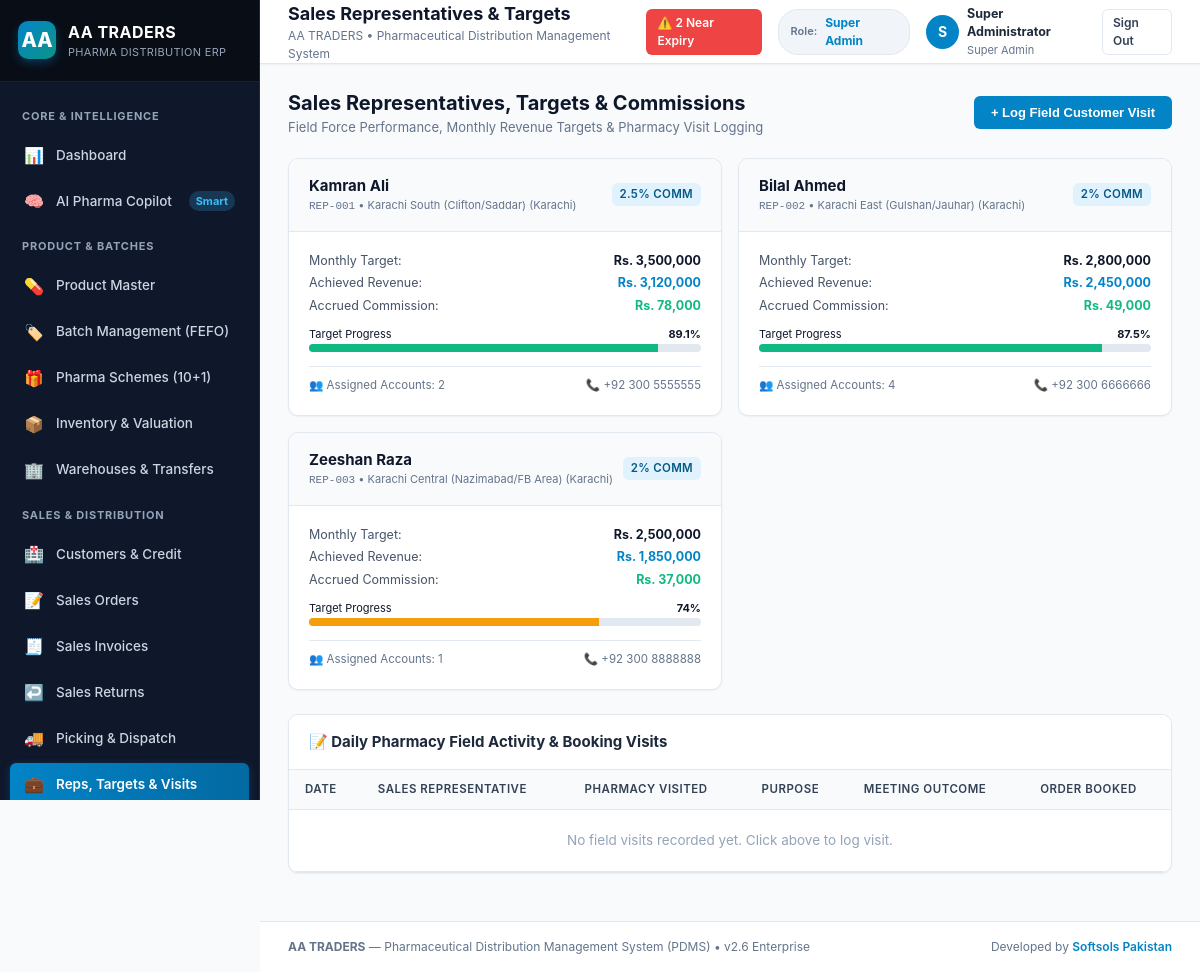
Page /sales_reps.php (signed in) on the committed database.
### tables this page shows
CREATE TABLE company_settings (
    id INTEGER PRIMARY KEY AUTOINCREMENT,
    name TEXT NOT NULL,
    trade_name TEXT,
    ntn TEXT,
    strn TEXT,
    drug_license_no TEXT,
    address TEXT,
    city TEXT,
    country TEXT DEFAULT 'Pakistan',
    phone TEXT,
    email TEXT,
    website TEXT,
    bank_name TEXT,
    bank_account_title TEXT,
    bank_account_no TEXT,
    iban TEXT,
    invoice_footer_note TEXT,
    currency_symbol TEXT DEFAULT 'Rs.',
    currency_code TEXT DEFAULT 'PKR',
    updated_at DATETIME DEFAULT CURRENT_TIMESTAMP
);

CREATE TABLE sales_representatives (
    id INTEGER PRIMARY KEY AUTOINCREMENT,
    user_id INTEGER,
    employee_code TEXT UNIQUE NOT NULL,
    name TEXT NOT NULL,
    phone TEXT,
    email TEXT,
    territory_id INTEGER,
    monthly_target REAL DEFAULT 0.0,
    commission_rate REAL DEFAULT 2.0, -- percentage
    manager_id INTEGER,
    is_active INTEGER DEFAULT 1,
    created_at DATETIME DEFAULT CURRENT_TIMESTAMP,
    FOREIGN KEY (user_id) REFERENCES users(id),
    FOREIGN KEY (territory_id) REFERENCES territories(id)
);

### includes/auth.php (called while the page is built, shortened)
<?php
class Auth {
    public static function check(): bool {
        return isset($_SESSION['user_id']);
    }
    public static function user(): ?array {
        return [
            'id' => $_SESSION['user_id'],
            'username' => $_SESSION['username'],
            'name' => $_SESSION['full_name'],
            'email' => $_SESSION['email'],
            'role' => $_SESSION['role'],
        ];
    }
}

### sales_reps.php (the view, shortened to what this page needs)
<?php
$pageTitle = 'Sales Representatives & Targets';
require_once __DIR__ . '/includes/header.php';
$reps = $db->query("
    SELECT r.*, t.territory_name, t.city,
           COUNT(DISTINCT c.id) as assigned_customers_count,
           IFNULL(st.target_amount, r.monthly_target) as monthly_target,
           IFNULL(st.achieved_amount, 0) as achieved_amount,
           ROUND((IFNULL(st.achieved_amount, 0) / IFNULL(st.target_amount, r.monthly_target)) * 100, 1) as achievement_pct,
           ROUND(IFNULL(st.achieved_amount, 0) * (r.commission_rate / 100), 2) as accrued_commission
    FROM sales_representatives r
    LEFT JOIN territories t ON r.territory_id = t.id
    LEFT JOIN customers c ON r.id = c.sales_rep_id
    LEFT JOIN sales_targets st ON r.id = st.sales_rep_id AND st.target_year = 2026 AND st.target_month = 9
    GROUP BY r.id
    ORDER BY achievement_pct DESC
")->fetchAll();
$visits = $db->query("
    SELECT v.*, r.name as rep_name, c.business_name as customer_name
    FROM customer_visits v
    JOIN sales_representatives r ON v.sales_rep_id = r.id
    JOIN customers c ON v.customer_id = c.id
    ORDER BY v.id DESC LIMIT 10
")->fetchAll();
?>
<div style="display: flex; justify-content: space-between; align-items: center; margin-bottom: 20px;">
    <div>
        <h2 style="font-size: 20px; font-weight: 700; color: var(--slate-900);">Sales Representatives, Targets &amp; Commissions</h2>
        <p style="font-size: 13px; color: var(--slate-500);">Field Force Performance, Monthly Revenue Targets &amp; Pharmacy Visit Logging</p>
    </div>
    <button onclick="openModal('logVisitModal')" class="btn btn-primary">+ Log Field Customer Visit</button>
</div>
<div style="display: grid; grid-template-columns: repeat(auto-fit, minmax(320px, 1fr)); gap: 16px; margin-bottom: 24px;">
    <?php foreach ($reps as $r): ?>
        <div class="card" style="margin-bottom: 0;">
            <div class="card-header" style="background: var(--slate-50);">
                <div>
                    <strong style="font-size: 15px; color: var(--slate-900);"><?= htmlspecialchars($r['name']) ?></strong>
                    <div style="font-size: 11px; color: var(--slate-500);"><code><?= htmlspecialchars($r['employee_code']) ?></code> &bull; <?= htmlspecialchars($r['territory_name']) ?> (<?= htmlspecialchars($r['city']) ?>)</div>
                </div>
                <span class="badge badge-primary"><?= $r['commission_rate'] ?>% Comm</span>
            </div>
            <div class="card-body">
                <div style="display: flex; justify-content: space-between; font-size: 12.5px; margin-bottom: 4px;">
                    <span style="color: var(--slate-600);">Monthly Target:</span>
                    <strong>Rs. <?= number_format($r['monthly_target']) ?></strong>
                </div>
                <div style="display: flex; justify-content: space-between; font-size: 12.5px; margin-bottom: 4px;">
                    <span style="color: var(--slate-600);">Achieved Revenue:</span>
                    <strong style="color: #0284c7;">Rs. <?= number_format($r['achieved_amount']) ?></strong>
                </div>
                <div style="display: flex; justify-content: space-between; font-size: 12.5px; margin-bottom: 8px;">
                    <span style="color: var(--slate-600);">Accrued Commission:</span>
                    <strong style="color: #10b981;">Rs. <?= number_format($r['accrued_commission']) ?></strong>
                </div>
                <div style="margin-top: 10px;">
                    <div style="display: flex; justify-content: space-between; font-size: 11px; margin-bottom: 2px;">
                        <span>Target Progress</span>
                        <strong><?= $r['achievement_pct'] ?>%</strong>
                    </div>
                    <div style="width: 100%; height: 8px; background: #e2e8f0; border-radius: 4px; overflow: hidden;">
                        <div style="width: <?= min(100, $r['achievement_pct']) ?>%; height: 100%; background: <?= $r['achievement_pct'] >= 85 ? '#10b981' : ($r['achievement_pct'] >= 70 ? '#f59e0b' : '#ef4444') ?>;"></div>
                    </div>
                </div>
                <div style="border-top: 1px solid var(--border-color); margin-top: 14px; padding-top: 10px; font-size: 11.5px; color: var(--slate-500); display: flex; justify-content: space-between;">
                    <span>👥 Assigned Accounts: <?= $r['assigned_customers_count'] ?></span>
                    <span>📞 <?= htmlspecialchars($r['phone'] ?? '-') ?></span>
                </div>
            </div>
        </div>
    <?php endforeach; ?>
</div>
<div class="card">
    <div class="card-header">
        <span class="card-title">📝 Daily Pharmacy Field Activity &amp; Booking Visits</span>
    </div>
    <div class="card-body" style="padding: 0;">
        <div class="table-responsive">
            <table class="table">
                <thead>
                    <tr>
                        <th>Date</th>
                        <th>Sales Representative</th>
                        <th>Pharmacy Visited</th>
                        <th>Purpose</th>
                        <th>Meeting Outcome</th>
                        <th>Order Booked</th>
                    </tr>
                </thead>
                <tbody>
                    <?php if (empty($visits)): ?>
                        <tr><td colspan="6" style="text-align: center; color: var(--slate-400); padding: 20px;">No field visits recorded yet. Click above to log visit.</td></tr>
                    <?php endif; ?>
                </tbody>
            </table>
        </div>
    </div>
</div>
<?php require_once __DIR__ . '/includes/footer.php'; ?>

### includes/header.php (shortened to what this page needs)
<?php
require_once __DIR__ . '/auth.php';
$currentUser = Auth::user();
$db = Database::getConnection();
$nearExpiryCount = $db->query("
    SELECT COUNT(*) FROM product_batches
    WHERE status = 'active'
      AND quantity_available > 0
      AND julianday(expiry_date) - julianday('now') <= 90
")->fetchColumn();
$company = $db->query("SELECT * FROM company_settings LIMIT 1")->fetch();
$companyName = $company['name'] ?? 'AA TRADERS';
?>
<!DOCTYPE html>
<html lang="en">
<head>
    <link rel="stylesheet" href="assets/css/app.css">
</head>
<body>
<div class="app-container">
    <?php require_once __DIR__ . '/sidebar.php'; ?>
    <div class="main-content">
        <header class="topbar no-print">
            <div class="topbar-left">
                <div>
                    <h2 class="topbar-title"><?= htmlspecialchars($pageTitle ?? 'Overview') ?></h2>
                    <p class="topbar-subtitle"><?= htmlspecialchars($companyName) ?> &bull; Pharmaceutical Distribution Management System</p>
                </div>
            </div>
            <div class="topbar-right">
                <?php if ($nearExpiryCount > 0): ?>
                    <a href="expiry.php" class="btn btn-sm btn-danger" title="<?= $nearExpiryCount ?> Batches Near Expiry (< 90 Days)">
                        ⚠️ <?= $nearExpiryCount ?> Near Expiry
                    </a>
                <?php endif; ?>
                <div class="role-pill">
                    <span style="font-size: 11px; color: var(--slate-500);">Role:</span>
                    <span style="font-weight: 700; color: #0284c7; font-size: 12px;"><?= htmlspecialchars(ucwords(str_replace('_', ' ', $currentUser['role'] ?? 'User'))) ?></span>
                </div>
                <div style="display: flex; align-items: center; gap: 8px;">
                    <div style="width: 34px; height: 34px; border-radius: 50%; background: #0284c7; color: #fff; display: flex; align-items: center; justify-content: center; font-weight: 700;">
                        <?= strtoupper(substr($currentUser['name'] ?? 'U', 0, 1)) ?>
                    </div>
                    <div style="display: flex; flex-direction: column;">
                        <span style="font-size: 12.5px; font-weight: 700; color: #1e293b;"><?= htmlspecialchars($currentUser['name'] ?? 'User') ?></span>
                        <span style="font-size: 11px; color: #64748b;"><?= htmlspecialchars(ucwords(str_replace('_', ' ', $currentUser['role'] ?? ''))) ?></span>
                    </div>
                </div>
                <a href="logout.php" class="btn btn-secondary btn-sm" title="Sign Out">Sign Out</a>
            </div>
        </header>
        <main class="page-body">

### assets/css/app.css (style rules this page uses)
:root { --primary: #0284c7; --primary-hover: #0369a1; --primary-light: #e0f2fe; --primary-dark: #075985; --secondary: #0d9488; --secondary-light: #ccfbf1; --success: #10b981; --success-light: #d1fae5; --warning: #f59e0b; --warning-light: #fef3c7; --danger: #ef4444; --danger-light: #fee2e2; --info: #3b82f6; --info-light: #dbeafe; --slate-50: #f8fafc; --slate-100: #f1f5f9; --slate-200: #e2e8f0; --slate-300: #cbd5e1; --slate-400: #94a3b8; --slate-500: #64748b; --slate-600: #475569; --slate-700: #334155; --slate-800: #1e293b; --slate-900: #0f172a; --bg-main: #f8fafc; --card-bg: #ffffff; --border-color: #e2e8f0; --text-primary: #0f172a; --text-secondary: #475569; --text-muted: #64748b; --radius-sm: 6px; --radius-md: 10px; --radius-lg: 14px; --shadow-sm: 0 1px 2px 0 rgb(0 0 0 / 0.05); --shadow-md: 0 4px 6px -1px rgb(0 0 0 / 0.08), 0 2px 4px -2px rgb(0 0 0 / 0.06); --shadow-lg: 0 10px 15px -3px rgb(0 0 0 / 0.08), 0 4px 6px -4px rgb(0 0 0 / 0.05); }
* { box-sizing: border-box; margin: 0; padding: 0; }
body { font-family: -apple-system, BlinkMacSystemFont, "Segoe UI", Roboto, "Helvetica Neue", Arial, sans-serif; background-color: var(--bg-main); color: var(--text-primary); line-height: 1.5; font-size: 14px; overflow-x: hidden; }
.app-container { display: flex; min-height: 100vh; }
.main-content { flex: 1; display: flex; flex-direction: column; min-width: 0; background: var(--bg-main); }
.topbar { height: 64px; background: #ffffff; border-bottom: 1px solid var(--border-color); display: flex; align-items: center; justify-content: space-between; padding: 0 28px; position: sticky; top: 0; z-index: 30; box-shadow: var(--shadow-sm); }
.topbar-left { display: flex; align-items: center; gap: 16px; }
.topbar-title { font-size: 18px; font-weight: 700; color: var(--slate-900); }
.topbar-subtitle { font-size: 12px; color: var(--slate-500); }
.topbar-right { display: flex; align-items: center; gap: 16px; }
.role-pill { background: var(--slate-100); padding: 4px 12px; border-radius: 20px; border: 1px solid var(--border-color); display: flex; align-items: center; gap: 8px; font-size: 12px; font-weight: 600; color: var(--slate-700); }
.page-body { padding: 24px 28px; flex: 1; }
.card { background: var(--card-bg); border: 1px solid var(--border-color); border-radius: var(--radius-md); box-shadow: var(--shadow-sm); margin-bottom: 24px; overflow: hidden; }
.card-header { padding: 16px 20px; border-bottom: 1px solid var(--border-color); display: flex; align-items: center; justify-content: space-between; background: #ffffff; }
.card-title { font-size: 15px; font-weight: 700; color: var(--slate-800); display: flex; align-items: center; gap: 8px; }
.card-body { padding: 20px; }
.table-responsive { overflow-x: auto; width: 100%; }
.table { width: 100%; border-collapse: collapse; font-size: 13.5px; text-align: left; }
.table th { background: var(--slate-50); padding: 11px 16px; font-weight: 600; color: var(--slate-700); border-bottom: 1px solid var(--border-color); text-transform: uppercase; font-size: 11.5px; letter-spacing: 0.5px; white-space: nowrap; }
.table td { padding: 12px 16px; border-bottom: 1px solid var(--border-color); color: var(--slate-800); vertical-align: middle; }
.badge { display: inline-flex; align-items: center; gap: 4px; padding: 3px 8px; border-radius: 6px; font-size: 11.5px; font-weight: 600; text-transform: uppercase; letter-spacing: 0.3px; }
.badge-primary { background: var(--primary-light); color: var(--primary-dark); }
.btn { display: inline-flex; align-items: center; justify-content: center; gap: 6px; padding: 8px 16px; border-radius: var(--radius-sm); font-size: 13px; font-weight: 600; cursor: pointer; border: 1px solid transparent; text-decoration: none; transition: all 0.15s ease; }
.btn-primary { background: var(--primary); color: #ffffff; }
.btn-secondary { background: #ffffff; color: var(--slate-700); border-color: var(--border-color); }
.btn-danger { background: var(--danger); color: #ffffff; }
.btn-sm { padding: 4px 10px; font-size: 12px; }

### rows in the picture
company_settings: name "AA TRADERS"
sales_representatives: name "Kamran Ali", employee_code "REP-001", territory_name "Karachi South (Clifton/Saddar)", city "Karachi", commission_rate "2.5", monthly_target "3,500,000", achieved_amount "3,120,000", accrued_commission "78,000", achievement_pct "89.1", assigned_customers_count "2", phone "+92 300 5555555"
sales_representatives: name "Bilal Ahmed", employee_code "REP-002", territory_name "Karachi East (Gulshan/Jauhar)", city "Karachi", commission_rate "2", monthly_target "2,800,000", achieved_amount "2,450,000", accrued_commission "49,000", achievement_pct "87.5", assigned_customers_count "4", phone "+92 300 6666666"
sales_representatives: name "Zeeshan Raza", employee_code "REP-003", territory_name "Karachi Central (Nazimabad/FB Area)", city "Karachi", commission_rate "2", monthly_target "2,500,000", achieved_amount "1,850,000", accrued_commission "37,000", achievement_pct "74", assigned_customers_count "1", phone "+92 300 8888888"

### other values in the picture
$pageTitle "Sales Representatives & Targets"
$nearExpiryCount "2"
str_replace('_', ' ', $currentUser['role'] ?? 'User') "Super Admin"
substr($currentUser['name'] ?? 'U', 0, 1) "S"
$currentUser['name'] "Super Administrator"
str_replace('_', ' ', $currentUser['role'] ?? '') "Super Admin"
